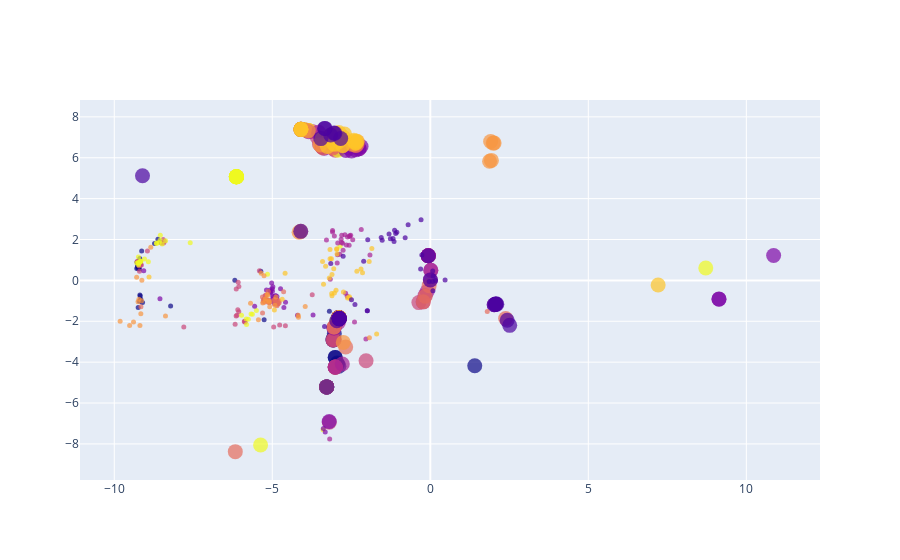

Notebook source saved alongside this figure:
### Code cell
# t-SNE of the merged tensor

class_labels = np.array([[label for _ in range(30)] for label in true_labels]).flatten().tolist()

unique_labels = sorted(set(class_labels))
label_to_int = {label: i for i, label in enumerate(unique_labels)}

color_list = [label_to_int[label] for label in class_labels]

text_labels = []
for i,label in enumerate(class_labels):
    text_labels.append(label + ': "' + labels[i] + '"')

tsne = TSNE(n_components=2, verbose=0, perplexity=40, n_iter=300)
image_text_tsne = tsne.fit_transform(text_cat_image.to('cpu'))

sizes = np.array([15 if i < 270 else 5 for i in range(len(image_text_tsne))])

hover_labels = text_labels+ class_labels

fig = go.Figure()
fig.add_trace(go.Scatter(
    x=image_text_tsne[:540, 0],
    y=image_text_tsne[:540, 1],
    mode='markers',
    text=hover_labels,
    hoverinfo = 'text',
    hovertemplate='%{text}<extra></extra>',
    marker=dict(
        size=sizes,
        color=color_list + color_list,
        opacity=0.7,
        line=dict(width=0),
    ),
    showlegend=False
))

fig.update_layout(
legend=dict(
    title='Types de données',
    x=0.01,
    y=0.99,
    bgcolor='rgba(255,255,255,0.8)',
    bordercolor='black',
    borderwidth=1
    )
)
fig.data[0].name = "Image embeddings"

fig.update_traces(
    marker=dict(
                line=dict(width=0,)
                ))

path='/home/onyxia/work/DetailCLIP/images/text + image/image.png'
fig.write_image(path, format='png', engine='kaleido')
fig.show()

### Figure 1 — Plotly figure (JSON) as saved in the notebook; plotly's stock layout.template omitted (floating-point values rounded to 4 significant figures; data arrays with more than 128 entries replaced by an {"elided": "..."} marker saying what was removed)
{"data": [{"hoverinfo": "text", "hovertemplate": "%{text}<extra></extra>", "marker": {"color": {"elided": "540 int values"}, "line": {"width": 0}, "opacity": 0.7, "size": {"elided": "6190 int values"}}, "mode": "markers", "name": "Image embeddings", "showlegend": false, "text": {"elided": "540 str values"}, "type": "scatter", "x": {"elided": "540 float values"}, "y": {"elided": "540 float values"}}], "layout": {"legend": {"bgcolor": "rgba(255,255,255,0.8)", "bordercolor": "black", "borderwidth": 1, "title": {"text": "Types de données"}, "x": 0.01, "y": 0.99}}}
